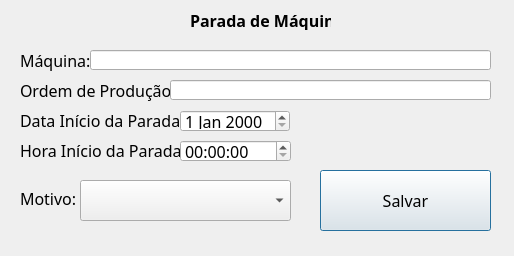
<?xml version="1.0" encoding="UTF-8"?>
<ui version="4.0">
 <class>TelaDeParada</class>
 <widget class="QDialog" name="TelaDeParada">
  <property name="geometry">
   <rect>
    <x>0</x>
    <y>0</y>
    <width>514</width>
    <height>256</height>
   </rect>
  </property>
  <property name="font">
   <font>
    <family>Trebuchet MS</family>
    <pointsize>12</pointsize>
    <weight>50</weight>
    <bold>false</bold>
   </font>
  </property>
  <property name="windowTitle">
   <string>Dialog</string>
  </property>
  <widget class="QLabel" name="labelTitulo">
   <property name="geometry">
    <rect>
     <x>190</x>
     <y>10</y>
     <width>141</width>
     <height>20</height>
    </rect>
   </property>
   <property name="font">
    <font>
     <family>Trebuchet MS</family>
     <pointsize>12</pointsize>
     <weight>75</weight>
     <bold>true</bold>
    </font>
   </property>
   <property name="text">
    <string>Parada de Máquina</string>
   </property>
  </widget>
  <widget class="QLabel" name="labelMaquina">
   <property name="geometry">
    <rect>
     <x>20</x>
     <y>50</y>
     <width>71</width>
     <height>21</height>
    </rect>
   </property>
   <property name="text">
    <string>Máquina:</string>
   </property>
  </widget>
  <widget class="QLabel" name="labelOP">
   <property name="geometry">
    <rect>
     <x>20</x>
     <y>80</y>
     <width>151</width>
     <height>21</height>
    </rect>
   </property>
   <property name="text">
    <string>Ordem de Produção:</string>
   </property>
  </widget>
  <widget class="QLabel" name="labelDataInicio">
   <property name="geometry">
    <rect>
     <x>20</x>
     <y>110</y>
     <width>161</width>
     <height>21</height>
    </rect>
   </property>
   <property name="text">
    <string>Data Início da Parada:</string>
   </property>
  </widget>
  <widget class="QLabel" name="labelHorainicio">
   <property name="geometry">
    <rect>
     <x>20</x>
     <y>140</y>
     <width>161</width>
     <height>21</height>
    </rect>
   </property>
   <property name="text">
    <string>Hora Início da Parada:</string>
   </property>
  </widget>
  <widget class="QLabel" name="labelMotivo">
   <property name="geometry">
    <rect>
     <x>20</x>
     <y>190</y>
     <width>61</width>
     <height>16</height>
    </rect>
   </property>
   <property name="text">
    <string>Motivo:</string>
   </property>
  </widget>
  <widget class="QLineEdit" name="lineEditMaquina">
   <property name="geometry">
    <rect>
     <x>90</x>
     <y>50</y>
     <width>401</width>
     <height>20</height>
    </rect>
   </property>
  </widget>
  <widget class="QLineEdit" name="lineEditOP">
   <property name="geometry">
    <rect>
     <x>170</x>
     <y>80</y>
     <width>321</width>
     <height>20</height>
    </rect>
   </property>
  </widget>
  <widget class="QComboBox" name="comboBoxMotivo">
   <property name="geometry">
    <rect>
     <x>80</x>
     <y>180</y>
     <width>211</width>
     <height>41</height>
    </rect>
   </property>
  </widget>
  <widget class="QDateEdit" name="dateEditDataInicio">
   <property name="geometry">
    <rect>
     <x>180</x>
     <y>110</y>
     <width>110</width>
     <height>22</height>
    </rect>
   </property>
  </widget>
  <widget class="QTimeEdit" name="timeEditHoraInicio">
   <property name="geometry">
    <rect>
     <x>180</x>
     <y>140</y>
     <width>111</width>
     <height>22</height>
    </rect>
   </property>
  </widget>
  <widget class="QPushButton" name="pushButtonSalvar">
   <property name="geometry">
    <rect>
     <x>320</x>
     <y>170</y>
     <width>171</width>
     <height>61</height>
    </rect>
   </property>
   <property name="text">
    <string>Salvar</string>
   </property>
  </widget>
 </widget>
 <resources/>
 <connections/>
</ui>
